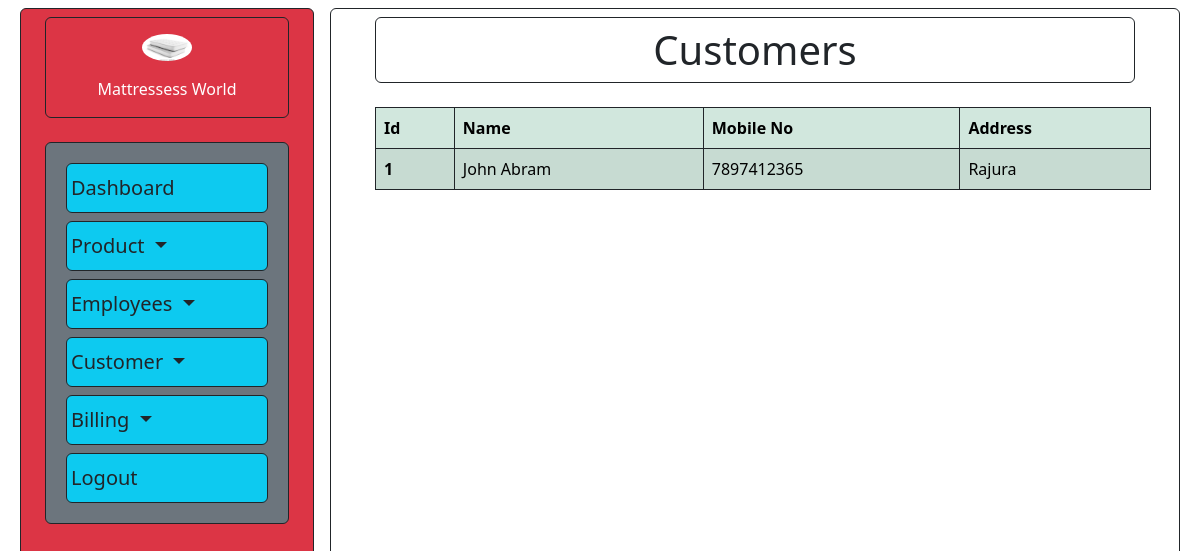
The page /customer/ (signed in) on the database its author committed.
### app/models.py (models this page shows, shortened)
class Customer(models.Model):
    customer_id = models.AutoField(primary_key=True)
    customer_name = models.CharField(max_length=100)
    customer_mob_no = models.CharField(max_length=10)
    customer_address = models.TextField()

### app/views.py (the view)
# urls.py: path('customer/',views.customer,name='customer'),
@login_required(login_url='login')
def customer(request):
    customer = Customer.objects.all()
    return render(request,'customers.html',context={'customer':customer})

### templates/customers.html (shortened to what this page needs)
{% extends 'base.html' %}
{% load static %}
{% block body %}
<div class="container">
    <h1 class="font-weight-bold text-center m-2 p-2 border border-dark rounded">Customers</h1>
    <table class="table table-success table-striped table-bordered border-dark m-2 mt-4">
        <thead>
          <tr>
            <th scope="col">Id</th>
            <th scope="col">Name</th>
            <th scope="col">Mobile No</th>
            <th scope="col">Address</th>
          </tr>
        </thead>
        <tbody>
          {% for c in customer %}
          <tr>
            <th scope="row">{{c.customer_id}}</th>
            <td>{{c.customer_name}}</td>
            <td>{{c.customer_mob_no}}</td>
            <td>{{c.customer_address}}</td>
          </tr>
          {% endfor %}
        </tbody>
      </table>
</div>
{% endblock body %}

### rows shown on the page
Customer: customer_id "1", customer_name "John Abram", customer_mob_no "7897412365", customer_address "Rajura"
